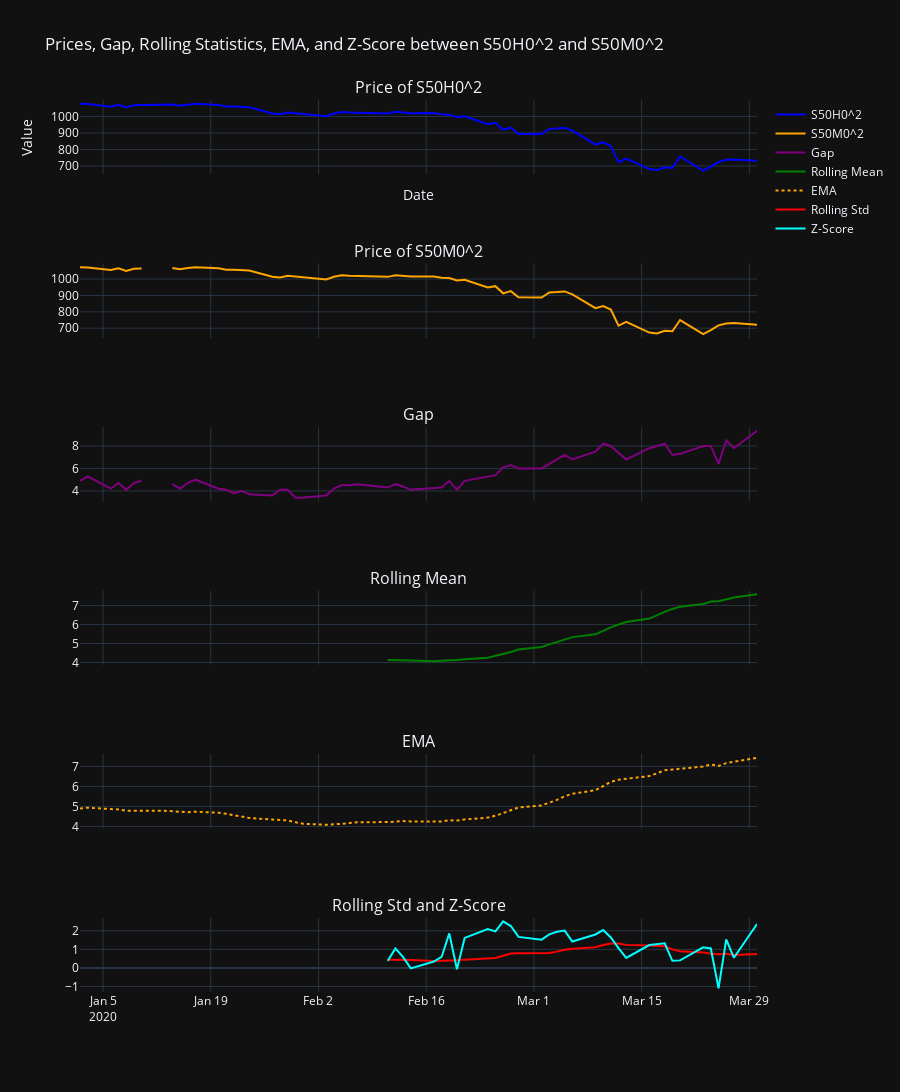

The notebook cell this image was saved under:
### Code cell
fig = make_subplots(
    rows=6, cols=1,
    shared_xaxes=True,
    subplot_titles=(
        f'Price of {first_col}', 
        f'Price of {second_col}', 
        'Gap', 
        'Rolling Mean', 
        'EMA', 
        'Rolling Std and Z-Score'
    ),
    vertical_spacing=0.1
)

fig.add_trace(go.Scatter(x=P24_H2.index, y=P24_H2[first_col], mode='lines', name=first_col, line=dict(color='blue')), row=1, col=1)
fig.add_trace(go.Scatter(x=P24_H2.index, y=P24_H2[second_col], mode='lines', name=second_col, line=dict(color='orange')), row=2, col=1)
fig.add_trace(go.Scatter(x=P24_H2.index, y=P24_H2['Gap'], mode='lines', name='Gap', line=dict(color='purple')), row=3, col=1)
fig.add_trace(go.Scatter(x=P24_H2.index, y=P24_H2['Rolling Mean'], mode='lines', name='Rolling Mean', line=dict(color='green')), row=4, col=1)
fig.add_trace(go.Scatter(x=P24_H2.index, y=P24_H2['EMA'], mode='lines', name='EMA', line=dict(color='orange', dash='dot')), row=5, col=1)
fig.add_trace(go.Scatter(x=P24_H2.index, y=P24_H2['Rolling Std'], mode='lines', name='Rolling Std', line=dict(color='red')), row=6, col=1)
fig.add_trace(go.Scatter(x=P24_H2.index, y=P24_H2['Z-score'], mode='lines', name='Z-Score', line=dict(color='cyan')), row=6, col=1)

fig.update_layout(
    title=f'Prices, Gap, Rolling Statistics, EMA, and Z-Score between {first_col} and {second_col}',
    xaxis_title='Date',
    yaxis_title='Value',
    height=1800,
    margin=dict(t=100, b=100, l=80, r=80),
    template='plotly_dark'
)
fig.show()
